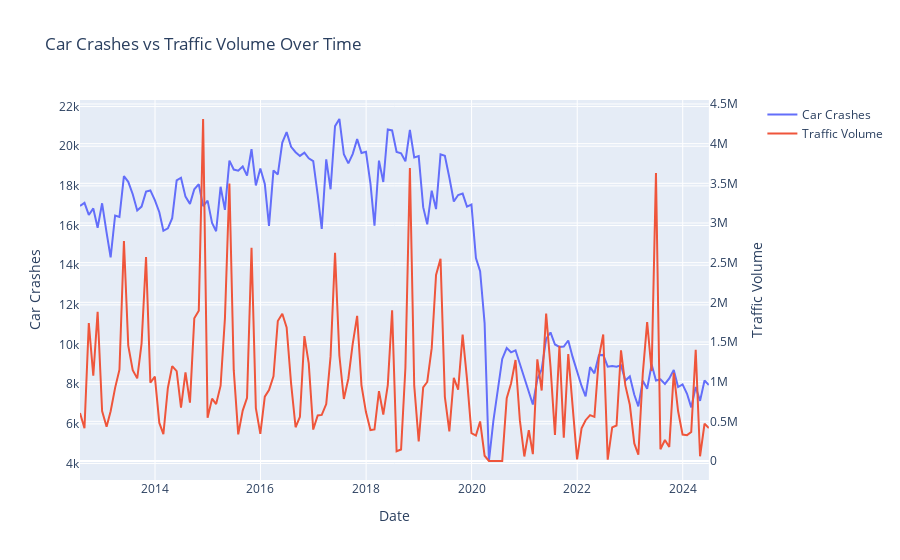

Notebook code for this chart:
### Markdown cell above
Now we can make the line graph with both car crashes and traffic, with car crashes on the left y-axis, traffic on the right y-axis, and months on the x-axis

### Code cell
#The following code was inspired by AI but not directly copied

import plotly.graph_objects as go
from plotly.subplots import make_subplots

# Create a subplot with secondary y-axis
fig = make_subplots(
    rows=1, cols=1, 
    specs=[[{"secondary_y": True}]],  # Enable secondary y-axis
    shared_xaxes=True  # Share x-axis between the two traces
)

# Plot the first line on the primary y-axis
fig.add_trace(
    go.Scatter(x=merged_data['Date'], y=merged_data['Crashes'], mode='lines', name='Car Crashes'),
    secondary_y=False  # Use primary y-axis
)

# Plot the second line on the secondary y-axis
fig.add_trace(
    go.Scatter(x=merged_data['Date'], y=merged_data['Vol'], mode='lines', name='Traffic Volume'),
    secondary_y=True  # Use secondary y-axis
)

# Update layout with axis labels
fig.update_layout(
    title_text="Car Crashes vs Traffic Volume Over Time",
    xaxis_title="Date",
    yaxis_title="Car Crashes",
    yaxis2_title="Traffic Volume"
)

# Show the figure
fig.show()

### Figure 1 — Plotly figure (JSON) as saved in the notebook; plotly's stock layout.template omitted (floating-point values rounded to 4 significant figures; data arrays with more than 128 entries replaced by an {"elided": "..."} marker saying what was removed)
{"data": [{"mode": "lines", "name": "Car Crashes", "type": "scatter", "x": {"elided": "144 str values"}, "xaxis": "x", "y": {"elided": "144 int values"}, "yaxis": "y"}, {"mode": "lines", "name": "Traffic Volume", "type": "scatter", "x": {"elided": "144 str values"}, "xaxis": "x", "y": {"elided": "144 int values"}, "yaxis": "y2"}], "layout": {"title": {"text": "Car Crashes vs Traffic Volume Over Time"}, "xaxis": {"anchor": "y", "domain": [0, 0.94], "title": {"text": "Date"}}, "yaxis": {"anchor": "x", "domain": [0, 1], "title": {"text": "Car Crashes"}}, "yaxis2": {"anchor": "x", "overlaying": "y", "side": "right", "title": {"text": "Traffic Volume"}}}}
